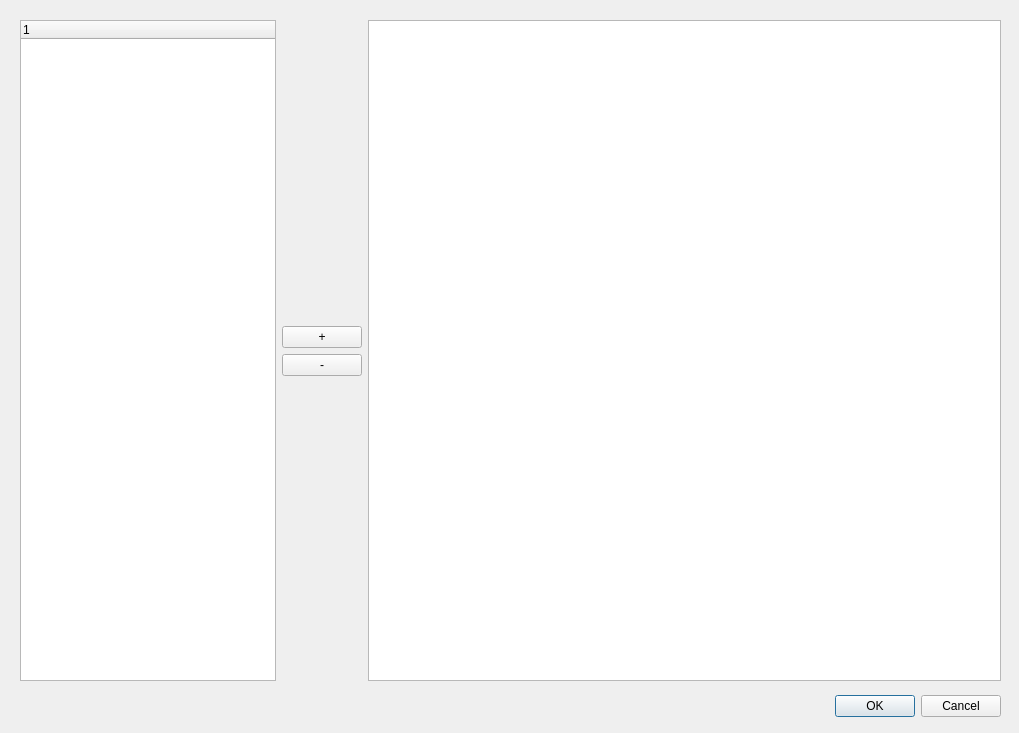
<?xml version="1.0" encoding="UTF-8"?>
<ui version="4.0">
 <class>Dialog</class>
 <widget class="QDialog" name="Dialog">
  <property name="geometry">
   <rect>
    <x>0</x>
    <y>0</y>
    <width>1019</width>
    <height>733</height>
   </rect>
  </property>
  <property name="windowTitle">
   <string>Dialog</string>
  </property>
  <widget class="QDialogButtonBox" name="buttonBox">
   <property name="geometry">
    <rect>
     <x>660</x>
     <y>690</y>
     <width>341</width>
     <height>32</height>
    </rect>
   </property>
   <property name="orientation">
    <enum>Qt::Horizontal</enum>
   </property>
   <property name="standardButtons">
    <set>QDialogButtonBox::Cancel|QDialogButtonBox::Ok</set>
   </property>
  </widget>
  <widget class="QWidget" name="">
   <property name="geometry">
    <rect>
     <x>20</x>
     <y>20</y>
     <width>981</width>
     <height>661</height>
    </rect>
   </property>
   <layout class="QHBoxLayout" name="horizontalLayout">
    <item>
     <widget class="QTreeWidget" name="tvw_questions">
      <property name="sizePolicy">
       <sizepolicy hsizetype="Minimum" vsizetype="Minimum">
        <horstretch>0</horstretch>
        <verstretch>0</verstretch>
       </sizepolicy>
      </property>
      <column>
       <property name="text">
        <string notr="true">1</string>
       </property>
      </column>
     </widget>
    </item>
    <item>
     <layout class="QVBoxLayout" name="verticalLayout">
      <item>
       <spacer name="verticalSpacer">
        <property name="orientation">
         <enum>Qt::Vertical</enum>
        </property>
        <property name="sizeHint" stdset="0">
         <size>
          <width>20</width>
          <height>40</height>
         </size>
        </property>
       </spacer>
      </item>
      <item>
       <widget class="QPushButton" name="btn_add_variable">
        <property name="text">
         <string>+</string>
        </property>
       </widget>
      </item>
      <item>
       <widget class="QPushButton" name="btn_remove_variable">
        <property name="text">
         <string>-</string>
        </property>
       </widget>
      </item>
      <item>
       <spacer name="verticalSpacer_2">
        <property name="orientation">
         <enum>Qt::Vertical</enum>
        </property>
        <property name="sizeHint" stdset="0">
         <size>
          <width>20</width>
          <height>40</height>
         </size>
        </property>
       </spacer>
      </item>
     </layout>
    </item>
    <item>
     <widget class="QTableWidget" name="tbl_variables"/>
    </item>
   </layout>
  </widget>
 </widget>
 <resources/>
 <connections>
  <connection>
   <sender>buttonBox</sender>
   <signal>accepted()</signal>
   <receiver>Dialog</receiver>
   <slot>accept()</slot>
   <hints>
    <hint type="sourcelabel">
     <x>248</x>
     <y>254</y>
    </hint>
    <hint type="destinationlabel">
     <x>157</x>
     <y>274</y>
    </hint>
   </hints>
  </connection>
  <connection>
   <sender>buttonBox</sender>
   <signal>rejected()</signal>
   <receiver>Dialog</receiver>
   <slot>reject()</slot>
   <hints>
    <hint type="sourcelabel">
     <x>316</x>
     <y>260</y>
    </hint>
    <hint type="destinationlabel">
     <x>286</x>
     <y>274</y>
    </hint>
   </hints>
  </connection>
 </connections>
</ui>
